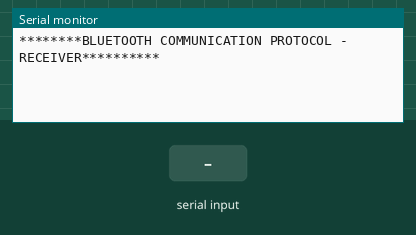
Bench run of a sketch on a simulated Arduino Uno, built with avr-gcc and run on an emulated ATmega328P. Parts: the last lines printed to the serial monitor. Inputs (shaded band) come from the test bench.

Above: at 1.2 s.
1.3 s: "1" received over the second serial link
At 2.5 s:
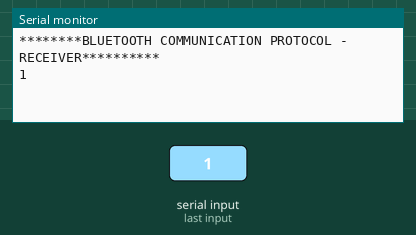
2.8 s: "0" received over the second serial link
At 3.9 s:
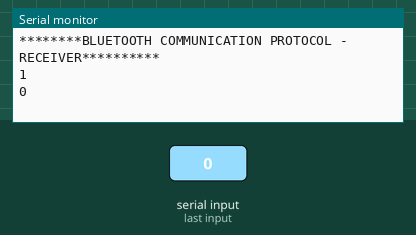
4.3 s: "2" received over the second serial link
At 5.0 s:
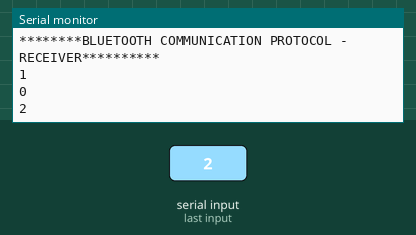

The sketch:

bluetoothReceiver.ino
```cpp
#include <SoftwareSerial.h>
SoftwareSerial btr(4, 5);        // (Rx,Tx)
char c = 'a';
void setup() {
  Serial.begin(9600); // Initialize Hardware Serial
  btr.begin(115200); // Initialize Software Serial
  Serial.println("********BLUETOOTH COMMUNICATION PROTOCOL - RECEIVER**********");
}

void loop() {
  while (btr.available() > 0) {    // Check if data is available or not
    c = btr.read();                // Reads the data through BT and stores in 'c'
    Serial.println(c);
  }
}
```

Measured:
- after the input at 1.3 s, the serial monitor: prints a new line at once (image 1)
- after the input at 2.8 s, the serial monitor: prints a new line at once (image 2)
- after the input at 4.3 s, the serial monitor: prints a new line at once (image 3)
